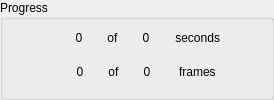
                 <widget class="QGroupBox" name="groupBox">
                  <property name="minimumSize">
                   <size>
                    <width>0</width>
                    <height>0</height>
                   </size>
                  </property>
                  <property name="maximumSize">
                   <size>
                    <width>344</width>
                    <height>16777215</height>
                   </size>
                  </property>
                  <property name="font">
                   <font>
                    <weight>50</weight>
                    <bold>false</bold>
                   </font>
                  </property>
                  <property name="title">
                   <string>Progress</string>
                  </property>
                  <layout class="QVBoxLayout" name="verticalLayout_5">
                   <property name="spacing">
                    <number>0</number>
                   </property>
                   <property name="topMargin">
                    <number>0</number>
                   </property>
                   <property name="bottomMargin">
                    <number>8</number>
                   </property>
                   <item>
                    <layout class="QHBoxLayout" name="horizontalLayout_3">
                     <item>
                      <spacer name="horizontalSpacer_2">
                       <property name="orientation">
                        <enum>Qt::Horizontal</enum>
                       </property>
                       <property name="sizeHint" stdset="0">
                        <size>
                         <width>40</width>
                         <height>20</height>
                        </size>
                       </property>
                      </spacer>
                     </item>
                     <item>
                      <widget class="QLabel" name="labelTempo">
                       <property name="minimumSize">
                        <size>
                         <width>50</width>
                         <height>0</height>
                        </size>
                       </property>
                       <property name="text">
                        <string>0</string>
                       </property>
                       <property name="alignment">
                        <set>Qt::AlignCenter</set>
                       </property>
                      </widget>
                     </item>
                     <item>
                      <widget class="QLabel" name="label_15">
                       <property name="text">
                        <string> of </string>
                       </property>
                      </widget>
                     </item>
                     <item>
                      <widget class="QLabel" name="labelTempoTotal">
                       <property name="minimumSize">
                        <size>
                         <width>50</width>
                         <height>0</height>
                        </size>
                       </property>
                       <property name="text">
                        <string>0</string>
                       </property>
                       <property name="alignment">
                        <set>Qt::AlignCenter</set>
                       </property>
                      </widget>
                     </item>
                     <item>
                      <widget class="QLabel" name="label_17">
                       <property name="text">
                        <string> seconds</string>
                       </property>
                       <property name="alignment">
                        <set>Qt::AlignRight|Qt::AlignTrailing|Qt::AlignVCenter</set>
                       </property>
                      </widget>
                     </item>
                     <item>
                      <spacer name="horizontalSpacer_3">
                       <property name="orientation">
                        <enum>Qt::Horizontal</enum>
                       </property>
                       <property name="sizeHint" stdset="0">
                        <size>
                         <width>40</width>
                         <height>20</height>
                        </size>
                       </property>
                      </spacer>
                     </item>
                    </layout>
                   </item>
                   <item>
                    <layout class="QHBoxLayout" name="horizontalLayout_4">
                     <item>
                      <spacer name="horizontalSpacer">
                       <property name="orientation">
                        <enum>Qt::Horizontal</enum>
                       </property>
                       <property name="sizeHint" stdset="0">
                        <size>
                         <width>40</width>
                         <height>20</height>
                        </size>
                       </property>
                      </spacer>
                     </item>
                     <item>
                      <widget class="QLabel" name="labelFrames">
                       <property name="minimumSize">
                        <size>
                         <width>50</width>
                         <height>0</height>
                        </size>
                       </property>
                       <property name="text">
                        <string>0</string>
                       </property>
                       <property name="alignment">
                        <set>Qt::AlignCenter</set>
                       </property>
                      </widget>
                     </item>
                     <item>
                      <widget class="QLabel" name="label_19">
                       <property name="text">
                        <string> of </string>
                       </property>
                      </widget>
                     </item>
                     <item>
                      <widget class="QLabel" name="labelFramesTotal">
                       <property name="minimumSize">
                        <size>
                         <width>50</width>
                         <height>0</height>
                        </size>
                       </property>
                       <property name="text">
                        <string>0</string>
                       </property>
                       <property name="alignment">
                        <set>Qt::AlignCenter</set>
                       </property>
                      </widget>
                     </item>
                     <item>
                      <widget class="QLabel" name="label_21">
                       <property name="minimumSize">
                        <size>
                         <width>36</width>
                         <height>0</height>
                        </size>
                       </property>
                       <property name="text">
                        <string>  frames </string>
                       </property>
                       <property name="alignment">
                        <set>Qt::AlignRight|Qt::AlignTrailing|Qt::AlignVCenter</set>
                       </property>
                      </widget>
                     </item>
                     <item>
                      <spacer name="horizontalSpacer_5">
                       <property name="orientation">
                        <enum>Qt::Horizontal</enum>
                       </property>
                       <property name="sizeHint" stdset="0">
                        <size>
                         <width>40</width>
                         <height>20</height>
                        </size>
                       </property>
                      </spacer>
                     </item>
                    </layout>
                   </item>
                  </layout>
                  <zorder></zorder>
                  <zorder></zorder>
                 </widget>
